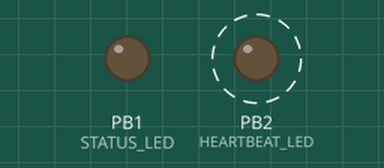
Recording of a program running on a simulated ATmega328P, built with avr-gcc and emulated at 16 MHz. On the bench: output pins drawn as LEDs (lit = HIGH). Dashed ring = blinking. Sleep ends after the set time or at an interrupt.

Above: at 0.2 s.
At 3.7 s:
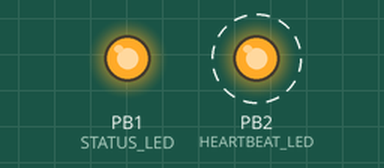
Timing chart, 0 to 5.2 s (numbered marks = the images above):
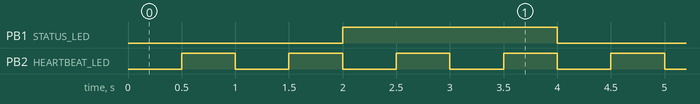

The program:

main.c
```c
#include <avr/io.h>
#include <avr/interrupt.h>
#include <avr/sleep.h>

#define STATUS_LED    PB1
#define HEARTBEAT_LED PB2

ISR(TIMER1_COMPA_vect)
{
    PINB = (1 << STATUS_LED);
}

ISR(TIMER2_COMPA_vect)
{
    static uint16_t ms = 0;
    if (++ms >= 500) {
        ms = 0;
        PINB = (1 << HEARTBEAT_LED);
    }
}

static void timer1_init(void)
{
    TCCR1A = 0;
    TCCR1B = (1 << WGM12) | (1 << CS12) | (1 << CS10);
    OCR1A  = 31249;
    TIMSK1 = (1 << OCIE1A);
}

static void timer2_init(void)
{
    TCCR2A = (1 << WGM21);
    TCCR2B = (1 << CS22);
    OCR2A  = 249;
    TIMSK2 = (1 << OCIE2A);
}

int main(void)
{
    DDRB |= (1 << STATUS_LED) | (1 << HEARTBEAT_LED);

    timer1_init();
    timer2_init();
    sei();

    set_sleep_mode(SLEEP_MODE_IDLE);
    for (;;)
        sleep_mode();
}
```

Measured:
- by itself, PB1 (STATUS_LED): alternates HIGH for 2.0 s and LOW for 2.0 s
- by itself, PB2 (HEARTBEAT_LED): alternates HIGH for 0.50 s and LOW for 0.50 s
- by itself, everything shown: repeats every 4.0 s, in 8 steps
